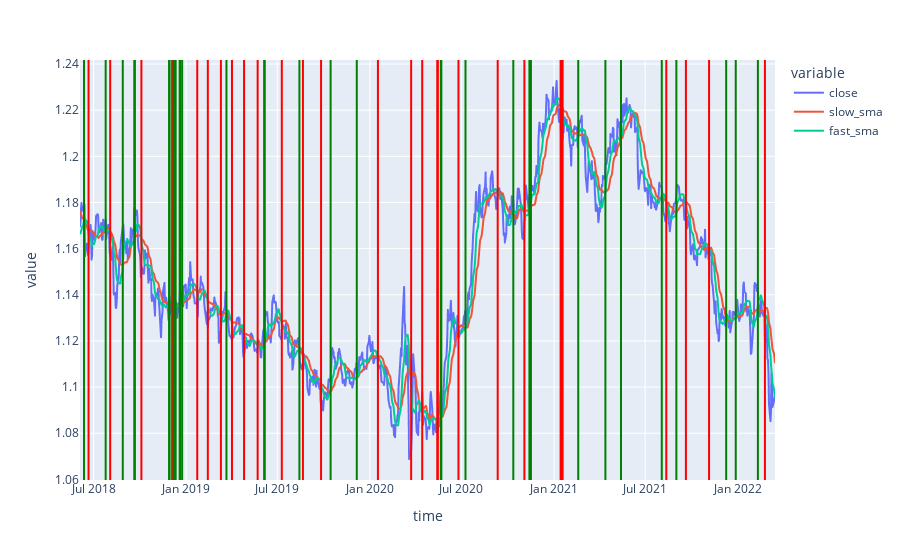

This figure's notebook cell:
### Code cell
fig

### Figure 1 — Plotly figure (JSON) as saved in the notebook; plotly's stock layout.template omitted (floating-point values rounded to 4 significant figures; data arrays with more than 128 entries replaced by an {"elided": "..."} marker saying what was removed)
{"data": [{"hovertemplate": "variable=close<br>time=%{x}<br>value=%{y}<extra></extra>", "legendgroup": "close", "line": {"color": "#636efa", "dash": "solid"}, "marker": {"symbol": "circle"}, "mode": "lines", "name": "close", "showlegend": true, "type": "scattergl", "x": {"elided": "981 str values"}, "xaxis": "x", "y": {"elided": "981 float values"}, "yaxis": "y"}, {"hovertemplate": "variable=slow_sma<br>time=%{x}<br>value=%{y}<extra></extra>", "legendgroup": "slow_sma", "line": {"color": "#EF553B", "dash": "solid"}, "marker": {"symbol": "circle"}, "mode": "lines", "name": "slow_sma", "showlegend": true, "type": "scattergl", "x": {"elided": "981 str values"}, "xaxis": "x", "y": {"elided": "981 float values"}, "yaxis": "y"}, {"hovertemplate": "variable=fast_sma<br>time=%{x}<br>value=%{y}<extra></extra>", "legendgroup": "fast_sma", "line": {"color": "#00cc96", "dash": "solid"}, "marker": {"symbol": "circle"}, "mode": "lines", "name": "fast_sma", "showlegend": true, "type": "scattergl", "x": {"elided": "981 str values"}, "xaxis": "x", "y": {"elided": "981 float values"}, "yaxis": "y"}], "layout": {"autosize": true, "legend": {"title": {"text": "variable"}, "tracegroupgap": 0}, "margin": {"t": 60}, "shapes": [{"line": {"color": "green"}, "type": "line", "x0": "2018-06-12T00:00:00", "x1": "2018-06-12T00:00:00", "xref": "x", "y0": 0, "y1": 1, "yref": "y domain"}, {"line": {"color": "red"}, "type": "line", "x0": "2018-06-21T00:00:00", "x1": "2018-06-21T00:00:00", "xref": "x", "y0": 0, "y1": 1, "yref": "y domain"}, {"line": {"color": "green"}, "type": "line", "x0": "2018-07-25T00:00:00", "x1": "2018-07-25T00:00:00", "xref": "x", "y0": 0, "y1": 1, "yref": "y domain"}, {"line": {"color": "red"}, "type": "line", "x0": "2018-08-03T00:00:00", "x1": "2018-08-03T00:00:00", "xref": "x", "y0": 0, "y1": 1, "yref": "y domain"}, {"line": {"color": "green"}, "type": "line", "x0": "2018-08-28T00:00:00", "x1": "2018-08-28T00:00:00", "xref": "x", "y0": 0, "y1": 1, "yref": "y domain"}, {"line": {"color": "green"}, "type": "line", "x0": "2018-09-20T00:00:00", "x1": "2018-09-20T00:00:00", "xref": "x", "y0": 0, "y1": 1, "yref": "y domain"}, {"line": {"color": "green"}, "type": "line", "x0": "2018-09-21T00:00:00", "x1": "2018-09-21T00:00:00", "xref": "x", "y0": 0, "y1": 1, "yref": "y domain"}, {"line": {"color": "red"}, "type": "line", "x0": "2018-10-04T00:00:00", "x1": "2018-10-04T00:00:00", "xref": "x", "y0": 0, "y1": 1, "yref": "y domain"}, {"line": {"color": "green"}, "type": "line", "x0": "2018-11-28T00:00:00", "x1": "2018-11-28T00:00:00", "xref": "x", "y0": 0, "y1": 1, "yref": "y domain"}, {"line": {"color": "green"}, "type": "line", "x0": "2018-11-29T00:00:00", "x1": "2018-11-29T00:00:00", "xref": "x", "y0": 0, "y1": 1, "yref": "y domain"}, {"line": {"color": "red"}, "type": "line", "x0": "2018-12-04T00:00:00", "x1": "2018-12-04T00:00:00", "xref": "x", "y0": 0, "y1": 1, "yref": "y domain"}, {"line": {"color": "green"}, "type": "line", "x0": "2018-12-07T00:00:00", "x1": "2018-12-07T00:00:00", "xref": "x", "y0": 0, "y1": 1, "yref": "y domain"}, {"line": {"color": "green"}, "type": "line", "x0": "2018-12-10T00:00:00", "x1": "2018-12-10T00:00:00", "xref": "x", "y0": 0, "y1": 1, "yref": "y domain"}, {"line": {"color": "green"}, "type": "line", "x0": "2018-12-11T00:00:00", "x1": "2018-12-11T00:00:00", "xref": "x", "y0": 0, "y1": 1, "yref": "y domain"}, {"line": {"color": "green"}, "type": "line", "x0": "2018-12-19T00:00:00", "x1": "2018-12-19T00:00:00", "xref": "x", "y0": 0, "y1": 1, "yref": "y domain"}, {"line": {"color": "green"}, "type": "line", "x0": "2018-12-20T00:00:00", "x1": "2018-12-20T00:00:00", "xref": "x", "y0": 0, "y1": 1, "yref": "y domain"}, {"line": {"color": "green"}, "type": "line", "x0": "2018-12-24T00:00:00", "x1": "2018-12-24T00:00:00", "xref": "x", "y0": 0, "y1": 1, "yref": "y domain"}, {"line": {"color": "red"}, "type": "line", "x0": "2019-01-23T00:00:00", "x1": "2019-01-23T00:00:00", "xref": "x", "y0": 0, "y1": 1, "yref": "y domain"}, {"line": {"color": "red"}, "type": "line", "x0": "2019-02-13T00:00:00", "x1": "2019-02-13T00:00:00", "xref": "x", "y0": 0, "y1": 1, "yref": "y domain"}, {"line": {"color": "red"}, "type": "line", "x0": "2019-03-11T00:00:00", "x1": "2019-03-11T00:00:00", "xref": "x", "y0": 0, "y1": 1, "yref": "y domain"}, {"line": {"color": "green"}, "type": "line", "x0": "2019-03-22T00:00:00", "x1": "2019-03-22T00:00:00", "xref": "x", "y0": 0, "y1": 1, "yref": "y domain"}, {"line": {"color": "red"}, "type": "line", "x0": "2019-04-02T00:00:00", "x1": "2019-04-02T00:00:00", "xref": "x", "y0": 0, "y1": 1, "yref": "y domain"}, {"line": {"color": "red"}, "type": "line", "x0": "2019-04-26T00:00:00", "x1": "2019-04-26T00:00:00", "xref": "x", "y0": 0, "y1": 1, "yref": "y domain"}, {"line": {"color": "red"}, "type": "line", "x0": "2019-05-23T00:00:00", "x1": "2019-05-23T00:00:00", "xref": "x", "y0": 0, "y1": 1, "yref": "y domain"}, {"line": {"color": "green"}, "type": "line", "x0": "2019-06-05T00:00:00", "x1": "2019-06-05T00:00:00", "xref": "x", "y0": 0, "y1": 1, "yref": "y domain"}, {"line": {"color": "green"}, "type": "line", "x0": "2019-06-06T00:00:00", "x1": "2019-06-06T00:00:00", "xref": "x", "y0": 0, "y1": 1, "yref": "y domain"}, {"line": {"color": "red"}, "type": "line", "x0": "2019-07-10T00:00:00", "x1": "2019-07-10T00:00:00", "xref": "x", "y0": 0, "y1": 1, "yref": "y domain"}, {"line": {"color": "green"}, "type": "line", "x0": "2019-08-14T00:00:00", "x1": "2019-08-14T00:00:00", "xref": "x", "y0": 0, "y1": 1, "yref": "y domain"}, {"line": {"color": "red"}, "type": "line", "x0": "2019-08-21T00:00:00", "x1": "2019-08-21T00:00:00", "xref": "x", "y0": 0, "y1": 1, "yref": "y domain"}, {"line": {"color": "red"}, "type": "line", "x0": "2019-09-26T00:00:00", "x1": "2019-09-26T00:00:00", "xref": "x", "y0": 0, "y1": 1, "yref": "y domain"}, {"line": {"color": "green"}, "type": "line", "x0": "2019-10-15T00:00:00", "x1": "2019-10-15T00:00:00", "xref": "x", "y0": 0, "y1": 1, "yref": "y domain"}, {"line": {"color": "green"}, "type": "line", "x0": "2019-12-06T00:00:00", "x1": "2019-12-06T00:00:00", "xref": "x", "y0": 0, "y1": 1, "yref": "y domain"}, {"line": {"color": "red"}, "type": "line", "x0": "2020-01-17T00:00:00", "x1": "2020-01-17T00:00:00", "xref": "x", "y0": 0, "y1": 1, "yref": "y domain"}, {"line": {"color": "red"}, "type": "line", "x0": "2020-03-23T00:00:00", "x1": "2020-03-23T00:00:00", "xref": "x", "y0": 0, "y1": 1, "yref": "y domain"}, {"line": {"color": "red"}, "type": "line", "x0": "2020-04-14T00:00:00", "x1": "2020-04-14T00:00:00", "xref": "x", "y0": 0, "y1": 1, "yref": "y domain"}, {"line": {"color": "red"}, "type": "line", "x0": "2020-05-14T00:00:00", "x1": "2020-05-14T00:00:00", "xref": "x", "y0": 0, "y1": 1, "yref": "y domain"}, {"line": {"color": "red"}, "type": "line", "x0": "2020-05-15T00:00:00", "x1": "2020-05-15T00:00:00", "xref": "x", "y0": 0, "y1": 1, "yref": "y domain"}, {"line": {"color": "green"}, "type": "line", "x0": "2020-05-21T00:00:00", "x1": "2020-05-21T00:00:00", "xref": "x", "y0": 0, "y1": 1, "yref": "y domain"}, {"line": {"color": "green"}, "type": "line", "x0": "2020-05-22T00:00:00", "x1": "2020-05-22T00:00:00", "xref": "x", "y0": 0, "y1": 1, "yref": "y domain"}, {"line": {"color": "red"}, "type": "line", "x0": "2020-06-25T00:00:00", "x1": "2020-06-25T00:00:00", "xref": "x", "y0": 0, "y1": 1, "yref": "y domain"}, {"line": {"color": "green"}, "type": "line", "x0": "2020-07-09T00:00:00", "x1": "2020-07-09T00:00:00", "xref": "x", "y0": 0, "y1": 1, "yref": "y domain"}, {"line": {"color": "red"}, "type": "line", "x0": "2020-09-11T00:00:00", "x1": "2020-09-11T00:00:00", "xref": "x", "y0": 0, "y1": 1, "yref": "y domain"}, {"line": {"color": "green"}, "type": "line", "x0": "2020-10-12T00:00:00", "x1": "2020-10-12T00:00:00", "xref": "x", "y0": 0, "y1": 1, "yref": "y domain"}, {"line": {"color": "red"}, "type": "line", "x0": "2020-11-03T00:00:00", "x1": "2020-11-03T00:00:00", "xref": "x", "y0": 0, "y1": 1, "yref": "y domain"}, {"line": {"color": "green"}, "type": "line", "x0": "2020-11-13T00:00:00", "x1": "2020-11-13T00:00:00", "xref": "x", "y0": 0, "y1": 1, "yref": "y domain"}, {"line": {"color": "green"}, "type": "line", "x0": "2020-11-16T00:00:00", "x1": "2020-11-16T00:00:00", "xref": "x", "y0": 0, "y1": 1, "yref": "y domain"}, {"line": {"color": "red"}, "type": "line", "x0": "2021-01-14T00:00:00", "x1": "2021-01-14T00:00:00", "xref": "x", "y0": 0, "y1": 1, "yref": "y domain"}, {"line": {"color": "red"}, "type": "line", "x0": "2021-01-15T00:00:00", "x1": "2021-01-15T00:00:00", "xref": "x", "y0": 0, "y1": 1, "yref": "y domain"}, {"line": {"color": "red"}, "type": "line", "x0": "2021-01-18T00:00:00", "x1": "2021-01-18T00:00:00", "xref": "x", "y0": 0, "y1": 1, "yref": "y domain"}, {"line": {"color": "green"}, "type": "line", "x0": "2021-02-18T00:00:00", "x1": "2021-02-18T00:00:00", "xref": "x", "y0": 0, "y1": 1, "yref": "y domain"}, {"line": {"color": "green"}, "type": "line", "x0": "2021-04-13T00:00:00", "x1": "2021-04-13T00:00:00", "xref": "x", "y0": 0, "y1": 1, "yref": "y domain"}, {"line": {"color": "green"}, "type": "line", "x0": "2021-05-14T00:00:00", "x1": "2021-05-14T00:00:00", "xref": "x", "y0": 0, "y1": 1, "yref": "y domain"}, {"line": {"color": "green"}, "type": "line", "x0": "2021-08-03T00:00:00", "x1": "2021-08-03T00:00:00", "xref": "x", "y0": 0, "y1": 1, "yref": "y domain"}, {"line": {"color": "red"}, "type": "line", "x0": "2021-08-12T00:00:00", "x1": "2021-08-12T00:00:00", "xref": "x", "y0": 0, "y1": 1, "yref": "y domain"}, {"line": {"color": "green"}, "type": "line", "x0": "2021-09-01T00:00:00", "x1": "2021-09-01T00:00:00", "xref": "x", "y0": 0, "y1": 1, "yref": "y domain"}, {"line": {"color": "red"}, "type": "line", "x0": "2021-09-20T00:00:00", "x1": "2021-09-20T00:00:00", "xref": "x", "y0": 0, "y1": 1, "yref": "y domain"}, {"line": {"color": "red"}, "type": "line", "x0": "2021-11-05T00:00:00", "x1": "2021-11-05T00:00:00", "xref": "x", "y0": 0, "y1": 1, "yref": "y domain"}, {"line": {"color": "green"}, "type": "line", "x0": "2021-12-09T00:00:00", "x1": "2021-12-09T00:00:00", "xref": "x", "y0": 0, "y1": 1, "yref": "y domain"}, {"line": {"color": "green"}, "type": "line", "x0": "2021-12-28T00:00:00", "x1": "2021-12-28T00:00:00", "xref": "x", "y0": 0, "y1": 1, "yref": "y domain"}, {"line": {"color": "green"}, "type": "line", "x0": "2022-02-10T00:00:00", "x1": "2022-02-10T00:00:00", "xref": "x", "y0": 0, "y1": 1, "yref": "y domain"}, {"line": {"color": "red"}, "type": "line", "x0": "2022-02-24T00:00:00", "x1": "2022-02-24T00:00:00", "xref": "x", "y0": 0, "y1": 1, "yref": "y domain"}], "xaxis": {"anchor": "y", "autorange": true, "domain": [0, 1], "range": ["2018-06-04", "2022-03-16"], "title": {"text": "time"}, "type": "date"}, "yaxis": {"anchor": "x", "autorange": true, "domain": [0, 1], "range": [1.06, 1.242], "title": {"text": "value"}, "type": "linear"}}}
